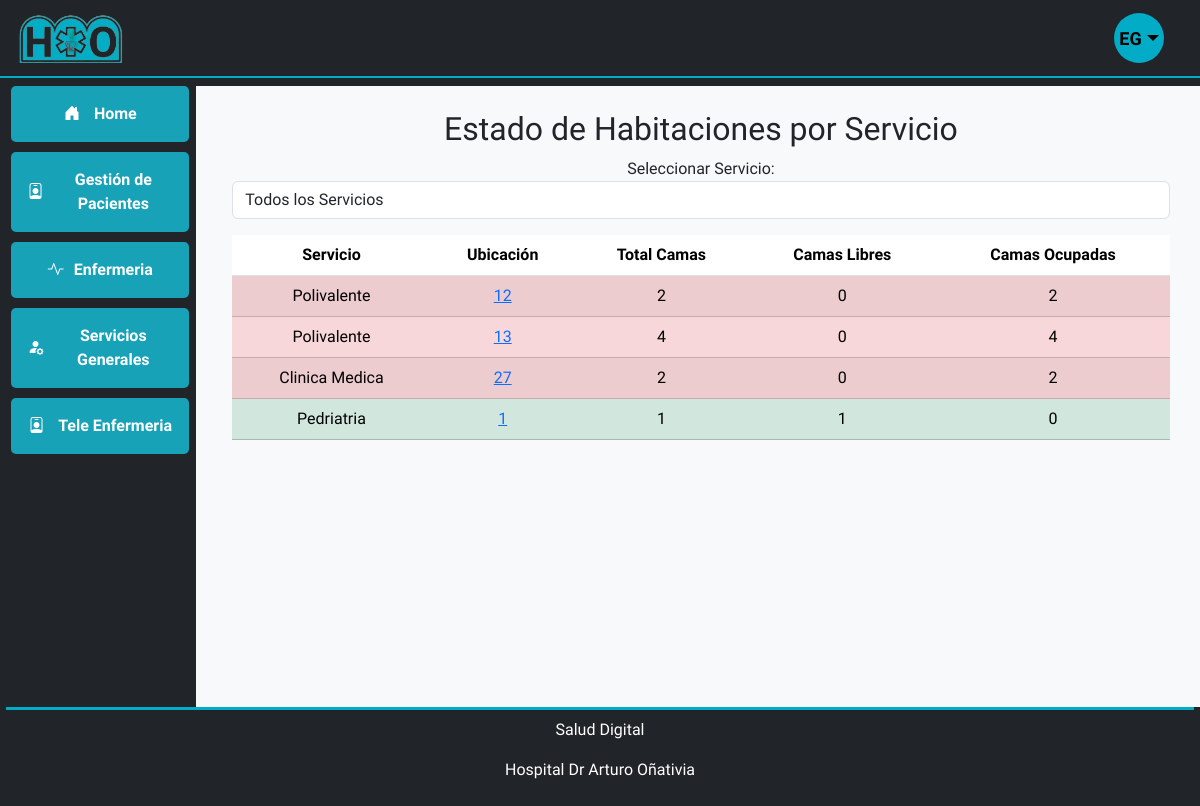
The app's page /habitaciones-por-servicio/ (signed in) with its own data.
### users/models.py (models this page shows, shortened)
class User(AbstractUser, PermissionsMixin):
    first_name = None  # Sobrescribir el campo first_name de AbstractUser
    last_name = None   # Sobrescribir el campo last_name de AbstractUser
    username = None
    name = models.CharField(
        gettext_lazy('First name'), max_length=30, blank=False, null=False
    )
    lastname = models.CharField(
        gettext_lazy('Last name'), max_length=30, blank=False, null=False
    )
    cellphone = models.CharField(
        gettext_lazy('Cellphone'), max_length=10, blank=True, null=True
    )
    email = models.EmailField(
        gettext_lazy('Email'), max_length=254, unique=True, null=False
    )
    uuid = models.UUIDField(unique=True, default=uuid.uuid4, editable=False)
    date_joined = models.DateTimeField(gettext_lazy('Date joined'), auto_now_add=True)
    is_staff = models.BooleanField(gettext_lazy('Staff'), default=False, help_text=gettext_lazy('Designates whether the user can log into this admin site.'))
    is_active = models.BooleanField(gettext_lazy('Active'), default=False)
    servicio = models.CharField(gettext_lazy('Service'), max_length=30, blank=True, null=True)
    cargo = models.CharField(gettext_lazy('Cargo'), max_length=30, blank=True, null=True)
    objects = UserManager()
    USERNAME_FIELD = "email"
    REQUIRED_FIELDS = ["name", "lastname"]
    class Meta:
        verbose_name = gettext_lazy('user')
        verbose_name_plural = gettext_lazy('users')

### gestioncamas/models.py (models this page shows, shortened)
class Servicio(models.Model):
    nombre = models.CharField(max_length=100)
    descripcion = models.TextField()
    color_identificativo = models.CharField(max_length=7)
    orden_visualizacion = models.IntegerField()
    capacidad_total = models.IntegerField()
    nivel_alerta_ocupacion = models.IntegerField()
    activo = models.BooleanField(default=True)
    created_at = models.DateTimeField(auto_now_add=True)
    updated_at = models.DateTimeField(auto_now=True)

class Ubicacion(models.Model):
    TIPO_CHOICES = [("HABITACION", "Habitación"), ("AREA", "Área")]
    servicio = models.ForeignKey(Servicio, on_delete=models.CASCADE)
    nombre = models.CharField(max_length=100)
    tipo = models.CharField(choices=TIPO_CHOICES, max_length=10)
    capacidad = models.IntegerField()
    notas = models.TextField(blank=True)
    activo = models.BooleanField(default=True)
    created_at = models.DateTimeField(auto_now_add=True)
    updated_at = models.DateTimeField(auto_now=True)

### gestioncamas/views.py (the view)
@login_required
def habitaciones_por_servicio(request):
    servicios = Servicio.objects.all()
    data = []
    for servicio in servicios:
        ubicaciones = (
            servicio.ubicacion_set.all()
        )  # Obtener todas las ubicaciones asociadas al servicio
        for ubicacion in ubicaciones:
            camas = ubicacion.cama_set.all()  # Obtener todas las camas de la ubicación
            total_camas = camas.count()
            camas_libres = camas.filter(estado="LIBRE").count()
            camas_ocupadas = total_camas - camas_libres
            if camas_libres > 0:
                color = "green"  # Hay camas libres
            else:
                color = "red"  # Todas las camas están ocupadas
            data.append(
                {
                    "servicio": servicio,
                    "ubicacion": ubicacion,
                    "total_camas": total_camas,
                    "camas_libres": camas_libres,
                    "camas_ocupadas": camas_ocupadas,
                    "color": color,
                }
            )
    return render(
        request,
        "gestioncamas/habitaciones_por_servicio.html",
        {"data": data, "servicios": servicios},
    )

### gestioncamas/templates/gestioncamas/habitaciones_por_servicio.html (shortened to what this page needs)
{% extends 'base.html' %}  {% block main_content %}
<div class="container">
  <h2>Estado de Habitaciones por Servicio</h2>
  <div class="form-group">
    <label for="servicio">Seleccionar Servicio:</label>
    <select name="servicio" id="servicio" class="form-control">
      <option value="">Todos los Servicios</option>
    </select>
  </div>
  <table class="table table-striped mt-3" id="estado-habitaciones">
    <thead>
      <tr>
        <th>Servicio</th>
        <th>Ubicación</th>
        <th>Total Camas</th>
        <th>Camas Libres</th>
        <th>Camas Ocupadas</th>
      </tr>
    </thead>
    <tbody>
      {% for item in data %}
      <tr
        class="fila-servicio {% if item.camas_libres == 0 %} table-danger {% elif item.camas_libres > 0 %} table-success {% else %} table-warning {% endif %}"
        data-servicio-id="{{ item.servicio.id }}"
      >
        <td>{{ item.servicio.nombre }}</td>
        <td>
          <a href="{% url 'ubicacion_detalle' item.ubicacion.id %}"
            >{{ item.ubicacion.nombre }}</a
          >
        </td>
        <td>{{ item.total_camas }}</td>
        <td>{{ item.camas_libres }}</td>
        <td>{{ item.camas_ocupadas }}</td>
      </tr>
      {% endfor %}
    </tbody>
  </table>
</div>
{% endblock %}

### templates/base.html (shortened to what this page needs)
{% load static %}
<!DOCTYPE html>
<html lang="en">
  <head>
    <link
      href="https://cdn.jsdelivr.net/npm/bootstrap@5.3.3/dist/css/bootstrap.min.css"
      rel="stylesheet"
    />
    <link
      rel="stylesheet"
      href="https://cdn.jsdelivr.net/npm/bootstrap-icons@1.11.3/font/bootstrap-icons.min.css"
    />
    <link rel="stylesheet" href="{% static 'css/style.css' %}" />
  </head>
  <body class="bg-dark">
    <nav
      class="navbar navbar-dark bg-dark navbar-expand-lg fixed-top custom-border-bottom mr-1"
    >
      <div class="container-fluid">
        <a class="navbar-brand" href="#"
          ><img
            src="{% static 'imagenes/icono.png' %}"
            alt=""
            size="100"
            height="50"
        /></a>
        <div
          class="offcanvas offcanvas-end text-bg-dark"
          tabindex="-1"
          id="offcanvasDarkNavbar"
          aria-labelledby="offcanvasDarkNavbarLabel"
        >
          <div class="offcanvas-body">
            <ul class="navbar-nav justify-content-end flex-grow-1 pe-3">
                <li class="nav-item mx-lg-2 d-lg-block d-none ms-auto" style="list-style: none;">
                    <div class="dropdown">
                        <div class="user-circle dropdown-toggle" type="button" data-bs-toggle="dropdown" aria-expanded="false">
                          <span id="userInitials" class="user-initials">
                            {% if user.is_authenticated %}
                                {{ user.name|slice:":1" }}{{ user.lastname|slice:":1" }}
                            {% else %}
                                HO
                            {% endif %}
                        </span>
                        </div>
                    </div>
                </li>
            </ul>
          </div>
        </div>
      </div>
    </nav>
    <main class="main-content">
      <div class="row max-expanded-width mg-auto flex-grow">
        <div
          class="menu col-sm-3 col-lg-2 bg-dark d-none d-lg-block text-center align-items-center"
        >
          <div class="box align-items-center justify-content-center">
            <a
              href="{% url 'gestioncamas:dashboard' %}"
              class="text-decoration-none text-white w-100"
            >
              <i class="bi bi-house-door-fill"></i> Home
            </a>
          </div>
          <div
            class="box align-items-center justify-content-center"
            id="Servicios"
            onclick="submenu('subServicios')"
          >
            <i class="bi bi-person-badge"></i> Gestión de Pacientes
          </div>
          <div
            class="box align-items-center justify-content-center w-100"
            id="Enfermeria"
            onclick="submenu('subEnfermeria')"
          >
            <i class="bi bi-activity"></i> Enfermeria
          </div>
          <div
            class="box align-items-center justify-content-center w-100"
            id="serviciosGenerales"
            onclick="submenu('subServiciosGenerales')"
          >
            <i class="bi bi-person-fill-gear"></i> Servicios Generales
          </div>
          <div class="box align-items-center justify-content-center w-100">
            <a href="" class="text-decoration-none text-white">
              <i class="bi bi-person-badge"></i> Tele Enfermeria
            </a>
          </div>
        </div>
        <div
          class="contenido-principal col-m-12 col-lg-10 bg-light align-items-center"
        >
          <div class="row max-expanded-width mg-auto flex-grow text-center">
            <div class="container p-4">
              {% block main_content %} {% endblock %}
            </div>
          </div>
        </div>
      </div>
    </main>
    <footer class="bg-dark text-center">
      <div class="text-white">
        <p>Salud Digital</p>
        <p>Hospital Dr Arturo Oñativia</p>
      </div>
    </footer>
  </body>
</html>

### static/css/style.css (style rules this page uses)
html, body { height: 100%; margin: 0.2rem; font-family: "Roboto Condensed", sans-serif; }
body { display: flex; flex-direction: column; }
main { flex-grow: 1; display: flex; flex-direction: column; }
.row.max-expanded-width { flex-grow: 1; display: flex; }
.col-sm-3, .col-lg-2 { height: 100%; }
.box { width: 100%; padding: 1rem; background-color: #17a2b8; color: white; margin-left: 5px; border-radius: 5px; margin-bottom: 10px; font-size: 1rem; font-weight: 600; text-align: center; cursor: pointer; display: flex; align-items: center; justify-content: center; transition: background-color 0.3s ease; }
.box i { margin-right: 10px; }
footer { padding: 0.5rem; margin: 0; border-top: solid 3px #02ACC6; }
.main-content { margin-top: 5rem; }
.custom-border-bottom { border-bottom: 2px solid #02ACC6; }
.user-circle { width: 50px; height: 50px; border-radius: 50%; background-color: #02ACC6; display: flex; justify-content: center; align-items: center; font-size: 20px; color: black; font-weight: bold; cursor: pointer; }
.user-initials { text-transform: uppercase; font-size: 18px; }

### records on screen
User: name "E", lastname "G"
Servicio: servicio.nombre "Polivalente", ubicacion.nombre "12", total_camas "2", camas_libres "0", camas_ocupadas "2", ubicacion.nombre "13", total_camas "4", camas_ocupadas "4"
Servicio: servicio.nombre "Clinica Medica", ubicacion.nombre "27", total_camas "2", camas_libres "0", camas_ocupadas "2"
Servicio: servicio.nombre "Pedriatria", ubicacion.nombre "1", total_camas "1", camas_libres "1", camas_ocupadas "0"
